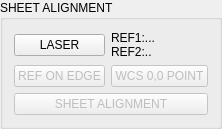
             <widget class="MkGroupBox" name="groupbox_13">
              <property name="title">
               <string>SHEET ALIGNMENT</string>
              </property>
              <layout class="QGridLayout" name="gridLayout_24">
               <item row="0" column="1">
                <widget class="QLabel" name="lbl_align_data">
                 <property name="text">
                  <string>REF1:...
REF2:..</string>
                 </property>
                </widget>
               </item>
               <item row="2" column="1">
                <widget class="QPushButton" name="btn_sheet_align_pt2">
                 <property name="enabled">
                  <bool>false</bool>
                 </property>
                 <property name="text">
                  <string>WCS 0,0 POINT</string>
                 </property>
                 <property name="checkable">
                  <bool>true</bool>
                 </property>
                </widget>
               </item>
               <item row="4" column="0" colspan="2">
                <widget class="QPushButton" name="btn_sheet_doalign">
                 <property name="enabled">
                  <bool>false</bool>
                 </property>
                 <property name="text">
                  <string>SHEET ALIGNMENT</string>
                 </property>
                </widget>
               </item>
               <item row="0" column="0">
                <widget class="HalButton" name="btn_laser">
                 <property name="text">
                  <string>LASER</string>
                 </property>
                 <property name="checkable">
                  <bool>true</bool>
                 </property>
                 <property name="pinBaseName" stdset="0">
                  <string>laser</string>
                 </property>
                </widget>
               </item>
               <item row="2" column="0">
                <widget class="QPushButton" name="btn_sheet_align_pt1">
                 <property name="enabled">
                  <bool>false</bool>
                 </property>
                 <property name="text">
                  <string>REF ON EDGE</string>
                 </property>
                 <property name="checkable">
                  <bool>true</bool>
                 </property>
                </widget>
               </item>
              </layout>
             </widget>
